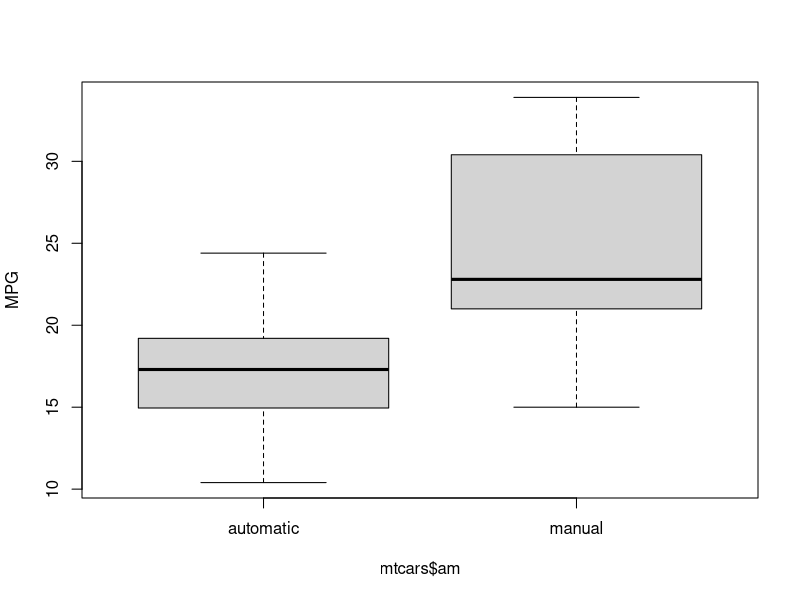
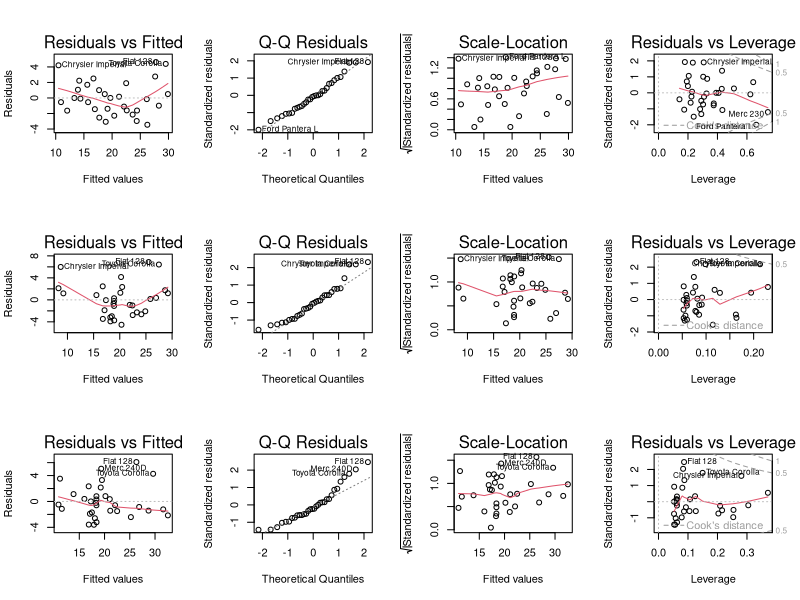

These charts were generated, in order, by the following R code:
## ---- chunk 1
data(mtcars)
mtcars$am[mtcars$am =="0"] <- "automatic"
mtcars$am[mtcars$am =="1"] <- "manual"
mtcars$am <- as.factor(mtcars$am)
## ---- chunk 2
ya <- mtcars$mpg[mtcars$am == "automatic"]
ym <- mtcars$mpg[mtcars$am == "manual"]
compare <- t.test(x=ym, y=ya, paired=FALSE)
## ---- chunk 3
model.all <- lm(mpg ~ ., data = mtcars)
model <- step(model.all)

## ---- chunk 4
model$coef
## ---- chunk 5
model.weight <- lm(mpg ~ am + wt, data=mtcars)
## ---- chunk 6
model.weight$coef
## ---- chunk 7
model.weightInteraction <- lm(mpg ~ am + wt + am*wt, data=mtcars)
## ---- chunk 8
model.weightInteraction$coef
## ---- chunk 9
anova <- anova(model.all, model.weight,model.weightInteraction)
## ---- chunk 10
boxplot(mtcars$mpg~ mtcars$am, ylab ="MPG")
## ---- chunk 11
par(mfrow = c(3,4))
plot(model.all)
plot(model.weight)
plot(model.weightInteraction)
